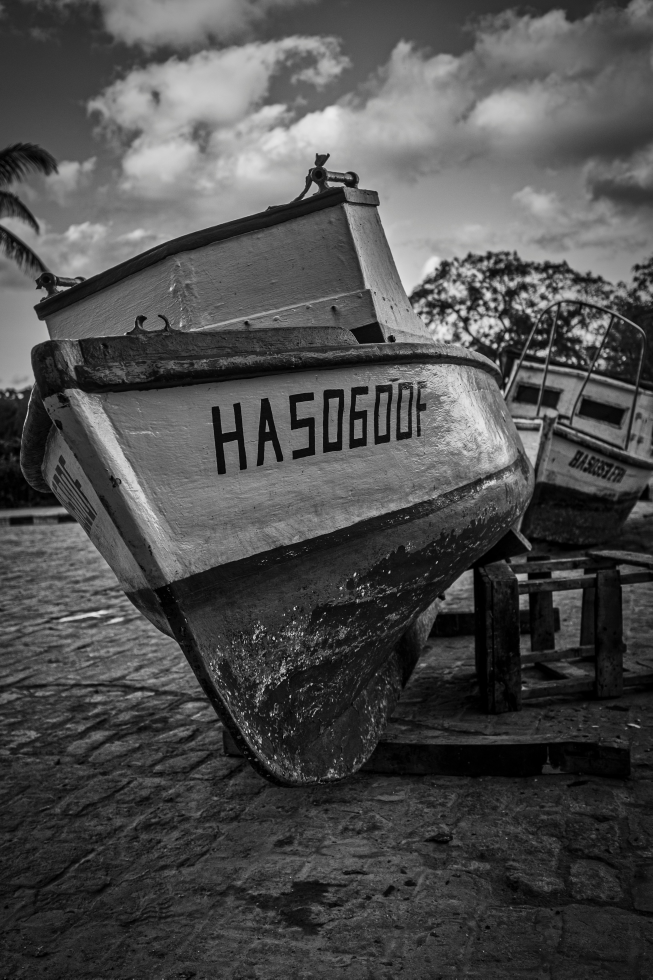
#> input picture data/victor-crespo-FeuL_GAoSWQ-unsplash.jpg, 3264 x 4896 px (shown at 1/5 size)
$ python main.py
#> lines starting #> are read from the running program, lines starting #| are printed output that depends on the picture
### code/cs_utils.py
import matplotlib.pyplot as plt
import numpy as np
from PIL import Image
from skimage.metrics import peak_signal_noise_ratio


def load_image(image_path, size=None):
    """Loads a grayscale image, resizes it, and normalizes to [0, 1]."""
#> called with size = 1024
    img = Image.open(image_path).convert("L")  # Convert to grayscale
    if size:
        if isinstance(size, int):
            size = (size, size)
        img = img.resize(size, Image.Resampling.LANCZOS)
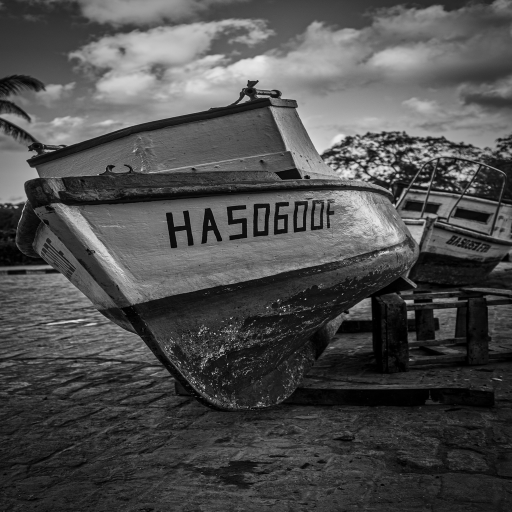
#> img: PIL image 1024x1024 L (shown at 1/2 size); min 0, max 252, mean 77.3
    img_array = np.array(img, dtype=np.float64)
    img_array /= 255.0  # Normalize to [0, 1]
    return img_array


# [55 lines left out: functions calculate_psnr, plot_results, plot_convergence, save_image, not called in this run]

### code/operators.py
from abc import ABC, abstractmethod

import numpy as np
import pywt
from scipy.fft import fft2, ifft2


# Base Classes
class LinearOperator(ABC):
    """Abstract base class for linear operators."""

    # [9 lines left out: functions forward, adjoint, not called in this run]

    def __matmul__(self, x):
        return self.forward(x)


# Measurement Operators
class GaussianMeasurementOperator(LinearOperator):
    """Random Gaussian measurement operator."""

    # [25 lines left out: functions __init__, forward, adjoint, not called in this run]


class PartialFourierMeasurementOperator(LinearOperator):
    """Partial 2D Fourier measurement operator."""

    def __init__(self, num_measurements, img_shape):
        self.m = num_measurements
        self.img_shape = img_shape
        self.n = np.prod(img_shape)

        if self.m > self.n:
            raise ValueError(
                "Number of measurements cannot exceed total number of pixels."
            )

        # Randomly select frequency indices
        # Ensure indices are within the valid range for fft2 output
        indices = np.random.choice(self.n, self.m, replace=False)
        self.mask = np.zeros(self.n, dtype=bool)
        self.mask[indices] = True
        self.mask_2d = self.mask.reshape(self.img_shape)

    def forward(self, x):
        # Assumes x is a flattened image vector
        if x.shape != (self.n,):
            x = x.ravel()
        if x.shape != (self.n,):
            raise ValueError(
                f"Input vector shape mismatch. Expected ({self.n},), got {x.shape}"
            )

        img = x.reshape(self.img_shape)
        fft_coeffs = fft2(img, norm="ortho")  # Use orthonormal FFT
        # Select measurements based on the mask
        measured_coeffs = fft_coeffs[self.mask_2d]
        return measured_coeffs.ravel()  # Return as a flat vector

    def adjoint(self, y):
        # Assumes y is the measurement vector (subset of FFT coeffs)
        if y.shape != (self.m,):
            raise ValueError(
                f"Measurement vector shape mismatch. Expected ({self.m},), got {y.shape}"
            )

        # Place measured coefficients into a full FFT grid
        full_coeffs = np.zeros(self.img_shape, dtype=np.complex128)
        full_coeffs[self.mask_2d] = y.reshape(-1)  # Reshape y just in case

        # Inverse FFT to get back to image domain
        img_recon = ifft2(full_coeffs, norm="ortho")  # Use orthonormal IFFT

        # Return the real part as a flattened vector
        # (assuming original signal was real)
        return img_recon.real.ravel()


# Transform Operator
class WaveletOperator(LinearOperator):
    """
    2D Wavelet Transform operator using PyWavelets.
    Uses wavedec2/waverec2 with a specified mode.
    Implements MANUAL vectorization/de-vectorization.
    """

    def __init__(self, img_shape, wavelet="db4", level=None, mode="symmetric"):
        self.img_shape = img_shape
        self.n_pixels = np.prod(img_shape)
        self.wavelet = wavelet
        self.mode = mode

        # Perform a dummy transform to determine the structure and total size
        dummy_img = np.zeros(img_shape)
        try:
            coeffs_structure = pywt.wavedec2(
                dummy_img, wavelet=self.wavelet, level=level, mode=self.mode
            )
            # Store the determined level if it was None
            self.level = len(coeffs_structure) - 1
        except ValueError as e:
            print(f"ERROR during pywt.wavedec2 in __init__ with mode='{self.mode}'.")
            print(f"  Image shape: {img_shape}, Wavelet: {wavelet}, Level: {level}")
            raise e

        # Manually calculate total coefficient count and store shapes/slices info
        self.coeffs_shapes = []
        self.coeffs_slices = []
        current_pos = 0
        # Approximation coefficients
        app_shape = coeffs_structure[0].shape
        app_size = coeffs_structure[0].size
        self.coeffs_shapes.append(app_shape)
        self.coeffs_slices.append(slice(current_pos, current_pos + app_size))
        current_pos += app_size

        # Detail coefficients
        for detail_level in coeffs_structure[1:]:
            level_shapes = []
            level_slices = []
            # Details are usually (cH, cV, cD) tuples
            if isinstance(detail_level, tuple):
                for detail_coeffs in detail_level:
                    shape = detail_coeffs.shape
                    size = detail_coeffs.size
                    level_shapes.append(shape)
                    level_slices.append(slice(current_pos, current_pos + size))
                    current_pos += size
            elif isinstance(detail_level, dict):  # Handle dict format if necessary
                for key in sorted(detail_level.keys()):  # Ensure consistent order
                    detail_coeffs = detail_level[key]
                    shape = detail_coeffs.shape
                    size = detail_coeffs.size
                    level_shapes.append(shape)
                    level_slices.append(slice(current_pos, current_pos + size))
                    current_pos += size
            else:
                raise TypeError(
                    f"Unexpected detail coefficient format: {type(detail_level)}"
                )

            self.coeffs_shapes.append(
                tuple(level_shapes)
            )  # Store shapes for this level
            self.coeffs_slices.append(
                tuple(level_slices)
            )  # Store slices for this level

        self.coeffs_vec_len = current_pos  # Total length of the flattened vector

        # Sanity check: total length should match pixel count for orthogonal wavelets
        if not pywt.Wavelet(self.wavelet).orthogonal:
            print(
                f"Warning: Wavelet '{self.wavelet}' is not orthogonal. Coefficient count ({self.coeffs_vec_len}) might not equal pixel count ({self.n_pixels})."
            )
        elif self.coeffs_vec_len != self.n_pixels:
            print(
                f"WARNING in __init__: Manual coefficient count ({self.coeffs_vec_len}) != pixel count ({self.n_pixels}) for mode='{self.mode}'. Check decomposition logic."
            )
        else:
            print(
                f"WaveletOperator: Manual vectorization setup complete. Mode='{self.mode}'. Coefficient vector length: {self.coeffs_vec_len}"
            )

    def _coeffs_to_vector(self, coeffs_structure):
        """Manually flattens coefficient structure to a vector."""
        vector = np.zeros(self.coeffs_vec_len, dtype=coeffs_structure[0].dtype)
        # Approximation
        vector[self.coeffs_slices[0]] = coeffs_structure[0].ravel()
        # Details
        for i, detail_level_slices in enumerate(self.coeffs_slices[1:]):
            level_coeffs = coeffs_structure[i + 1]  # Get coeffs for this level
            if isinstance(level_coeffs, tuple):
                for j, detail_slice in enumerate(detail_level_slices):
                    vector[detail_slice] = level_coeffs[j].ravel()
            elif isinstance(level_coeffs, dict):
                # Assuming keys were sorted during slice creation
                keys = sorted(level_coeffs.keys())
                for j, detail_slice in enumerate(detail_level_slices):
                    vector[detail_slice] = level_coeffs[keys[j]].ravel()
        return vector

    def _vector_to_coeffs(self, vector):
        """Manually reconstructs coefficient structure from a vector."""
        coeffs_structure = []
        # Approximation
        app_coeffs = vector[self.coeffs_slices[0]].reshape(self.coeffs_shapes[0])
        coeffs_structure.append(app_coeffs)
        # Details
        for i, detail_level_slices in enumerate(self.coeffs_slices[1:]):
            level_shapes = self.coeffs_shapes[i + 1]
            reconstructed_details = []
            if isinstance(
                detail_level_slices, tuple
            ):  # Should correspond to tuple of shapes
                for j, detail_slice in enumerate(detail_level_slices):
                    detail_coeffs = vector[detail_slice].reshape(level_shapes[j])
                    reconstructed_details.append(detail_coeffs)
                coeffs_structure.append(tuple(reconstructed_details))
            else:
                # Adapt if dict structure was stored differently
                raise NotImplementedError(
                    "Dict structure reconstruction not fully implemented if needed"
                )

        return coeffs_structure

    def forward(self, s_vec):
        """Inverse Wavelet Transform (Synthesis): Psi @ s"""
        if not isinstance(s_vec, np.ndarray):
            s_vec = np.asarray(s_vec)
        if s_vec.size != self.coeffs_vec_len:
            raise ValueError(
                f"Coeff vector size mismatch in forward(). Expected {self.coeffs_vec_len}, got {s_vec.size}"
            )

        # Reconstruct structure from vector
        coeffs_recon = self._vector_to_coeffs(s_vec.reshape(self.coeffs_vec_len))

        # Perform inverse transform
        try:
            img_recon = pywt.waverec2(
                coeffs_recon, wavelet=self.wavelet, mode=self.mode
            )
        except Exception as e:
            print("\nERROR: Unexpected error during pywt.waverec2 in forward()!")
            print(f"  Mode: {self.mode}")
            raise e

        # Ensure output image has the correct shape
        h, w = self.img_shape
        h_recon, w_recon = img_recon.shape
        if h_recon != h or w_recon != w:
            img_recon_adjusted = np.zeros(self.img_shape, dtype=img_recon.dtype)
            min_h = min(h, h_recon)
            min_w = min(w, w_recon)
            img_recon_adjusted[:min_h, :min_w] = img_recon[:min_h, :min_w]
            img_recon = img_recon_adjusted

        return img_recon.ravel()

    def adjoint(self, x_vec):
        """Forward Wavelet Transform (Analysis): Psi.H @ x"""
        if not isinstance(x_vec, np.ndarray):
            x_vec = np.asarray(x_vec)
        if x_vec.size != self.n_pixels:
            raise ValueError(
                f"Image vector size mismatch in adjoint(). Expected {self.n_pixels}, got {x_vec.size}"
            )

        img = x_vec.reshape(self.img_shape)

        # Perform forward transform
        try:
            coeffs_structure = pywt.wavedec2(
                img, wavelet=self.wavelet, level=self.level, mode=self.mode
            )
        except ValueError as e:
            print(f"ERROR during pywt.wavedec2 in adjoint() with mode='{self.mode}'.")
            raise e

        # Flatten structure to vector
        s_vec = self._coeffs_to_vector(coeffs_structure)

        # Ensure correct length (should be guaranteed by _coeffs_to_vector)
        if len(s_vec) != self.coeffs_vec_len:
            # This should ideally not happen with manual vectorization
            print(
                f"CRITICAL WARNING in adjoint(): Manual vectorization length ({len(s_vec)}) != expected ({self.coeffs_vec_len})."
            )
            # Attempt to fix, but indicates a bug in _coeffs_to_vector or __init__
            if len(s_vec) > self.coeffs_vec_len:
                s_vec = s_vec[: self.coeffs_vec_len]
            else:
                s_vec_padded = np.zeros(self.coeffs_vec_len, dtype=s_vec.dtype)
                s_vec_padded[: len(s_vec)] = s_vec
                s_vec = s_vec_padded

        return s_vec

### code/algorithms.py
import time

import numpy as np
from tqdm import tqdm  # Progress bar


def soft_threshold(x, threshold):
    """Soft thresholding operator."""
    return np.sign(x) * np.maximum(np.abs(x) - threshold, 0.0)


def calculate_objective(A_op, Psi_op, s, y, lambda_reg):
    """Calculates the LASSO objective function value."""
    residual = A_op.forward(Psi_op.forward(s)) - y
    smooth_term = 0.5 * np.linalg.norm(residual) ** 2
    sparse_term = lambda_reg * np.linalg.norm(s, 1)
    return smooth_term + sparse_term


def ista(
    A_op,
    Psi_op,
    y,
    lambda_reg,
    max_iter=100,
    tol=1e-4,
    step_size=None,
    use_backtracking=True,
    eta=0.8,
    verbose=True,
):
    """
    Iterative Shrinkage-Thresholding Algorithm (ISTA) for LASSO:
    min_s (1/2) ||A@Psi@s - y||^2 + lambda ||s||_1
    """
    start_time = time.time()

    # Initialization
    s = np.zeros(Psi_op.coeffs_vec_len)  # Start with zero coefficients
    objective_history = []
    times_history = []

    # Determine step size (Lipschitz constant estimation or backtracking)
    if step_size is None and not use_backtracking:
        # Estimate Lipschitz constant L using power iteration (can be slow)
        # Or use a safe guess (e.g., 1.0, but might diverge)
        # For simplicity, we'll rely on backtracking or a user-provided guess
        print(
            "Warning: No step_size provided and backtracking disabled. Using default step_size=1.0, which might be unstable."
        )
        step_size = 1.0  # Potentially unstable default

    current_step_size = (
        step_size if step_size is not None else 1.0
    )  # Initial guess for backtracking

    print(f"--- Running ISTA (lambda={lambda_reg}) ---")
    pbar = tqdm(range(max_iter), disable=not verbose)
    for k in pbar:
        s_old = s.copy()

        # Gradient calculation: grad = Psi.H @ A.H @ (A@Psi@s - y)
        residual = A_op.forward(Psi_op.forward(s)) - y
        grad = Psi_op.adjoint(A_op.adjoint(residual))

        # Backtracking line search for step size (optional but recommended)
        if use_backtracking:
            current_step_size *= 1.1  # Cautious increase from previous iter
            f_s = 0.5 * np.linalg.norm(residual) ** 2  # Smooth part value at s
            while True:
                s_update_trial = s - current_step_size * grad
                prox_update = soft_threshold(
                    s_update_trial, current_step_size * lambda_reg
                )
                # Check condition: f(prox_update) <= f(s) + <grad, prox_update - s> + (1/(2*step))||prox_update - s||^2
                residual_prox = A_op.forward(Psi_op.forward(prox_update)) - y
                f_prox = 0.5 * np.linalg.norm(residual_prox) ** 2
                rhs = (
                    f_s
                    + np.dot(grad, prox_update - s)
                    + (0.5 / current_step_size) * np.linalg.norm(prox_update - s) ** 2
                )

                if f_prox <= rhs:
                    break  # Step size is accepted
                current_step_size *= eta  # Reduce step size
                if current_step_size < 1e-10:  # Avoid infinite loop
                    print("Warning: Backtracking step size became too small.")
                    break
            step_size = (
                current_step_size  # Use the accepted step size for this iteration
            )
        else:  # Fixed step size
            s_update_trial = s - step_size * grad
            prox_update = soft_threshold(s_update_trial, step_size * lambda_reg)

        # Update step
        s = prox_update

        # Calculate objective and store history
        obj = calculate_objective(A_op, Psi_op, s, y, lambda_reg)
        objective_history.append(obj)
        times_history.append(time.time() - start_time)

        # Check convergence
        diff = np.linalg.norm(s - s_old) / (np.linalg.norm(s_old) + 1e-10)
        if verbose:
            pbar.set_description(
                f"Iter {k + 1}/{max_iter}, Obj: {obj:.4e}, Diff: {diff:.4e}, Step: {step_size:.2e}"
            )

        if diff < tol:
            print(f"\nISTA converged after {k + 1} iterations.")
            break
    else:  # Loop finished without break
        print(f"\nISTA reached max iterations ({max_iter}).")

    end_time = time.time()
    total_time = end_time - start_time
    print(f"ISTA finished in {total_time:.2f} seconds.")

    # Reconstruct image from final coefficients
    x_recon_vec = Psi_op.forward(s)
    x_recon = x_recon_vec.reshape(Psi_op.img_shape)

    return x_recon, s, objective_history, times_history, total_time


# [108 lines left out: function fista, not called in this run]

### code/main.py
import os

import matplotlib.pyplot as plt
import numpy as np
from algorithms import fista, ista
from cs_utils import (
    calculate_psnr,
    load_image,
    plot_convergence,
    plot_results,
    save_image,
)
from operators import (
    GaussianMeasurementOperator,
    PartialFourierMeasurementOperator,
    WaveletOperator,
)

# Configuration
ROOT = os.path.dirname(os.path.abspath(__file__))
IMAGE_PATH = os.path.join(ROOT, "..", "data", "victor-crespo-FeuL_GAoSWQ-unsplash.jpg")
IMAGE_SIZE = 1024  # Resize image to IMAGE_SIZE x IMAGE_SIZE; Or None
SAMPLING_RATES = [0.10, 0.25, 0.50, 0.75]  # 10%, 25%, ...
MEASUREMENT_TYPE = "fourier"  # 'gaussian' or 'fourier'
WAVELET_NAME = "db4"  # Wavelet basis for sparsifying transform
WAVELET_LEVEL = None  # Let PyWavelets choose level, or set integer
WAVELET_MODE = "periodization"  # Or "symmetric", etc.

# Regularization parameter
# Usually start with a small value, increase if reconstruction is noisy, decrease if too smooth/features lost
LAMBDA_REG = 0.01

# Algorithm parameters
MAX_ITER = 200
TOL = 1e-4
USE_BACKTRACKING = True
VERBOSE = True  # Show progress bars and iteration info

# Output directory
RESULTS_DIR = os.path.join(ROOT, "..", "results")
os.makedirs(RESULTS_DIR, exist_ok=True)
os.makedirs(os.path.join(RESULTS_DIR, "images"), exist_ok=True)
os.makedirs(os.path.join(RESULTS_DIR, "plots"), exist_ok=True)

# Load Image
print(f"Loading image: {IMAGE_PATH}")
img_true = load_image(IMAGE_PATH, size=IMAGE_SIZE)
img_shape = img_true.shape
#> img_shape = (1024, 1024)
n_pixels = np.prod(img_shape)
#> n_pixels = 1048576
print(f"Image size: {img_shape}, Total pixels: {n_pixels}")
#| Image size: (1024, 1024), Total pixels: 1048576

# Setup Sparsifying Transform Operator
print(f"Using Wavelet Transform: {WAVELET_NAME}, Mode: {WAVELET_MODE}")
# Pass the mode explicitly
Psi = WaveletOperator(
    img_shape, wavelet=WAVELET_NAME, level=WAVELET_LEVEL, mode=WAVELET_MODE
)
#> in __init__, `coeffs_structure = pywt.wavedec2( dummy_img, wavelet=self.wavelet, lev..`: dummy_img: shape (1024, 1024) float64; every value is 0
#| WaveletOperator: Manual vectorization setup complete. Mode='periodization'. Coefficient vector length: 1048576
print(f"Wavelet coefficient vector length: {Psi.coeffs_vec_len}")
#| Wavelet coefficient vector length: 1048576

# Run Experiments
results_summary = []
reconstructions_dict = {}
results_dict = {}

for rate in SAMPLING_RATES:
    print(f"\n--- Running Experiment: Sampling Rate = {rate * 100:.0f}%")
    num_measurements = int(rate * n_pixels)
    print(f"Number of measurements (m): {num_measurements}")

    # Setup Measurement Operator
    if MEASUREMENT_TYPE.lower() == "gaussian":
        print("Using Gaussian measurements")
        A = GaussianMeasurementOperator(num_measurements, n_pixels)
    elif MEASUREMENT_TYPE.lower() == "fourier":
        print("Using Partial Fourier measurements")
        A = PartialFourierMeasurementOperator(num_measurements, img_shape)
    else:
        raise ValueError(f"Unknown measurement type: {MEASUREMENT_TYPE}")

    # Generate Measurements
    print("Generating measurements y = A @ x_true...")
    x_true_vec = img_true.ravel()
    y = A.forward(x_true_vec)
    # Add noise
    # noise_level = 0.01
    # noise = np.random.randn(*y.shape) * noise_level * np.linalg.norm(y) / np.sqrt(len(y))
    # y += noise
    print(f"Measurement vector shape: {y.shape}")

    # Run ISTA
#> (the run stopped early here; a loop or call above may not have finished)
